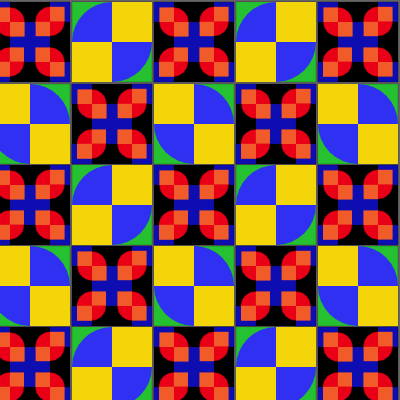
Frame 1 (no input)
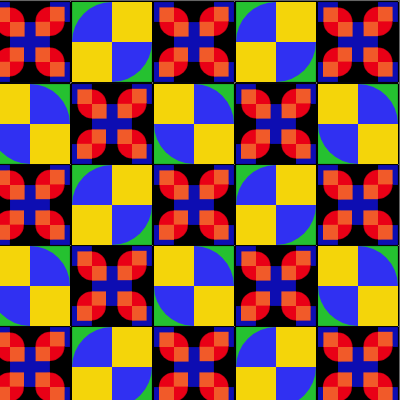
Frame 60 (no input)
Frame 120 (the mouse pressed at the canvas centre since frame 60): identical to frame 60, image omitted

The p5.js sketch that drew these frames (run headless with seeded random() and noise() and a simulated clock; from frame 60 on, the mouse is pressed at the canvas centre):

// p5.js sketch
// ── sketch.js
function setup() {
  createCanvas(400, 400);
  background (100)
  angleMode(DEGREES);
}

function draw () { 
  push();
translate(358,42)
scale(0.2);
rotate();
primero();
pop();
  
  push();
   translate (276,42)
   scale(0.2)
   rotate(90)
  segundo();
  pop();

  push();
translate(194,42)
scale(0.2);
rotate();
primero();
pop();
  
  push();
   translate (112,42)
   scale(0.2)
   rotate(90)
  segundo();
  pop();
  
  push();
translate(30,42)
scale(0.2);
rotate();
primero();
pop();
  
   push();
   translate (358,124)
   scale(0.2)
   rotate()
  segundo();
  pop();
  
  push();
translate(276,124)
scale(0.2);
rotate();
primero();
pop();
  
 push();
   translate (194,124)
   scale(0.2)
   rotate()
  segundo();
  pop();
  
  push();
translate(112,124)
scale(0.2);
rotate();
primero();
pop();
  
  push();
   translate (30,124)
   scale(0.2)
   rotate()
  segundo();
  pop();
  
  push();
translate(358,205)
scale(0.2);
rotate();
primero();
pop();

  push();
   translate (276,205)
   scale(0.2)
   rotate(90)
  segundo();
  pop();

  push();
translate(194,205)
scale(0.2);
rotate();
primero();
pop();
  
  push();
   translate (112,205)
   scale(0.2)
   rotate(90)
  segundo();
  pop();
  
  push();
translate(30,205)
scale(0.2);
rotate();
primero();
pop();
  
  push();
   translate (358,286)
   scale(0.2)
   rotate()
  segundo();
  pop();
  
  push();
   translate (276,286)
   scale(0.2)
   rotate()
  primero();
  pop();
  
  push();
   translate (194,286)
   scale(0.2)
   rotate()
  segundo();
  pop();
  
  push();
   translate (112,286)
   scale(0.2)
   rotate()
  primero();
  pop();
  
  push();
   translate (30,286)
   scale(0.2)
   rotate()
  segundo();
  pop();
  
  push();
   translate (358,367)
   scale(0.2)
   rotate()
  primero();
  pop();
  
  push();
   translate (276,367)
   scale(0.2)
   rotate(90)
  segundo();
  pop();
  
  push();
   translate (194,367)
   scale(0.2)
   rotate()
  primero();
  pop();
  
   push();
   translate (112,367)
   scale(0.2)
   rotate(90)
  segundo();
  pop();
  
  push();
   translate (30,367)
   scale(0.2)
   rotate()
  primero();
  pop();
  
}





//funciones abajo
function primero() {
  translate(-200,-200)
  
  fill(0,0,0)
  square (0,0,400)
  fill (13,13,178)
  square (100,100,200)
  
  square (0,0,100)
  square (300,0,100)
  square (0,300,100)
  square (300,300,100)
 
 fill(233,0,22)
  circle(100, 100, 146)
  circle(300, 97, 146)
  circle(97, 300, 146)
  circle(300, 300, 146)
 
  fill(241,90,41)
  noStroke()
  square (100,100,73)
  square (99,227,71)
  square (228,99,72)
  square (227,227,73)
 
square (27,27,73)
square (25,299,75)
square(300,24,73)
square (300,300,73)
}
  

  function segundo() {
  translate (-200, -200)
  fill(37, 193, 48)
square (0,0,400)
    fill(48, 48, 242)
  noStroke()
 circle (200,200,400)
  fill(244,213,10)
  square(0, 0, 200);
  square(200, 200, 200);
  
  }
